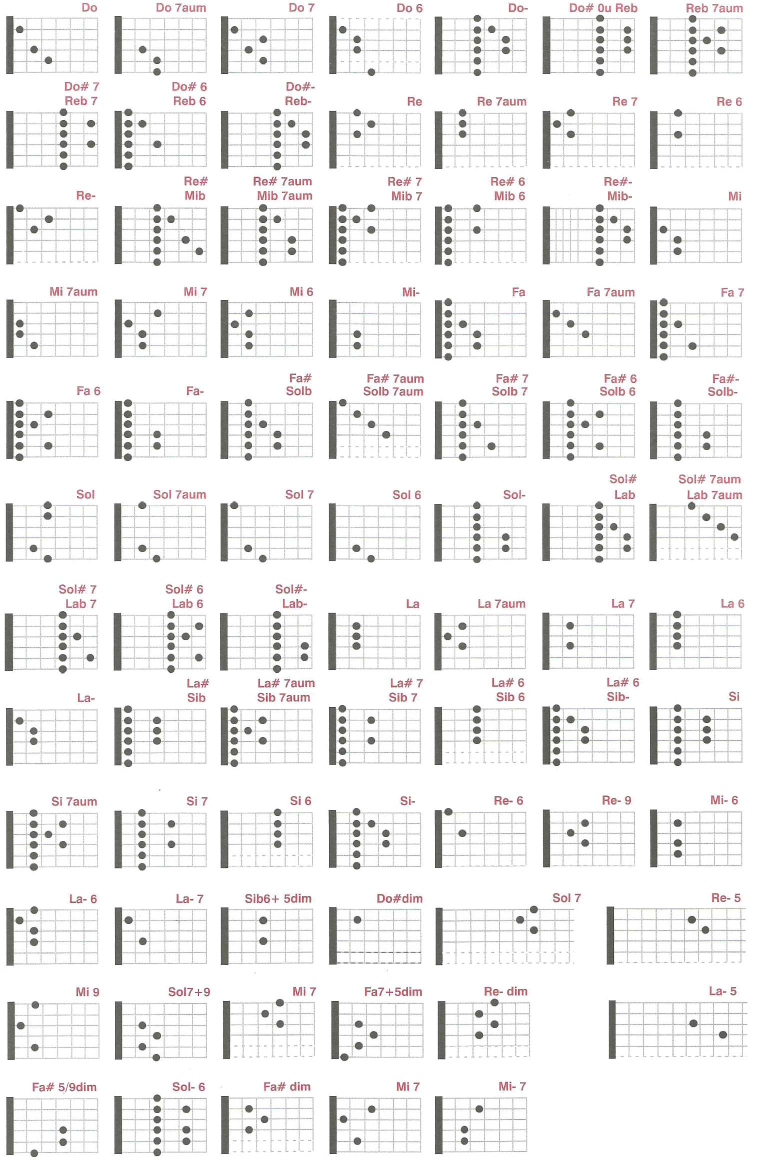
#> input picture assets/img/acordes.jpg, 1514 x 2333 px (shown at 1/2 size)
$ python -i render_portal_review.py   (imports and definitions only)
#> lines starting #> are read from the running program, lines starting #| are printed output that depends on the picture
#> further down, picture is the input picture: PIL image 1514x2333 RGB; mean R, G, B 239.2, 238.4, 238.2
"""Render immutable HTML copies and pair screenshots with original portal sheets."""
import argparse
import base64
import hashlib
from html import escape
import json
from pathlib import Path

from PIL import Image, ImageChops, ImageDraw
from playwright.sync_api import sync_playwright


# [5 lines left out: function inside, not called in this run]


def content(image):
    image = image.convert('RGBA')
    white = Image.new('RGBA', image.size, 'white')
#> white: PIL image 1514x2333 RGBA; every value is 255
    white.alpha_composite(image)
    rgb = white.convert('RGB')
    mask = ImageChops.difference(rgb, Image.new('RGB', rgb.size, 'white')).convert('L')
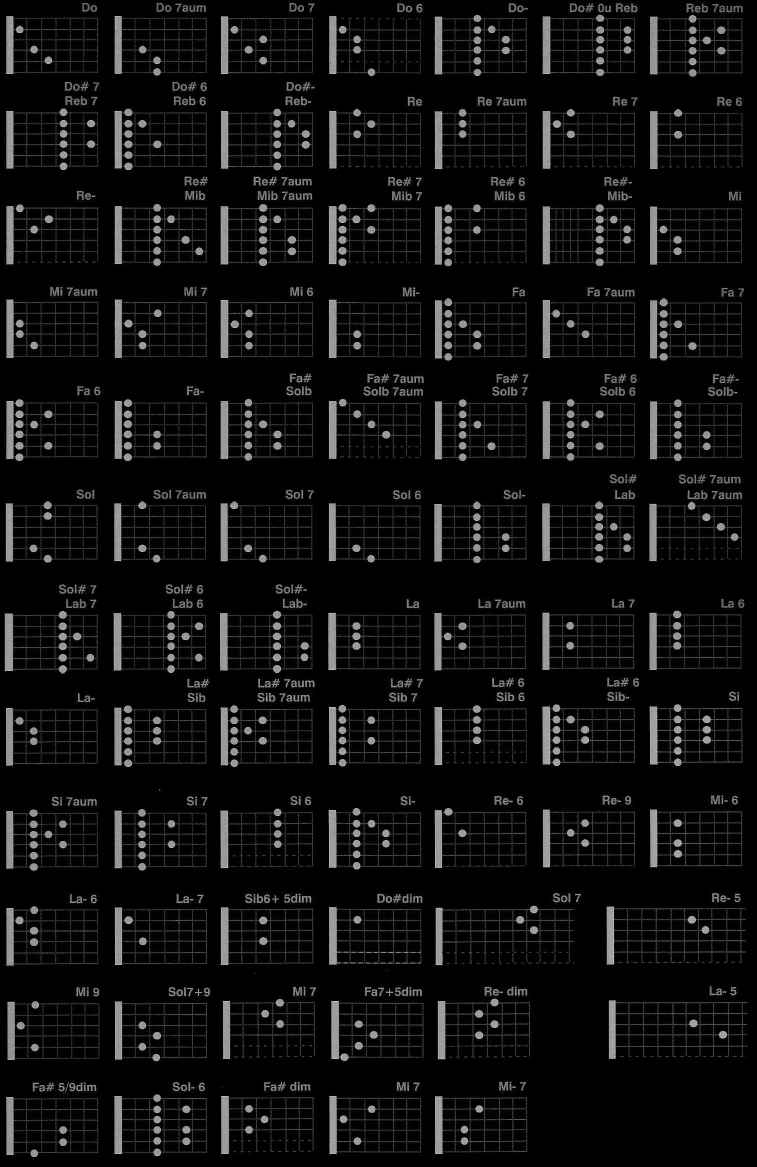
#> mask: PIL image 1514x2333 L (shown at 1/2 size); min 0, max 241, mean 16.4
    bbox = mask.point(lambda value: 255 if value > 25 else 0).getbbox()
#> bbox = (9, 5, 1496, 2314)
    if bbox:
        x1, y1, x2, y2 = bbox
#> x1 = 9; y1 = 5; x2 = 1496; y2 = 2314
        return rgb.crop((max(0, x1-12), max(0, y1-12), min(rgb.width, x2+12), min(rgb.height, y2+12)))
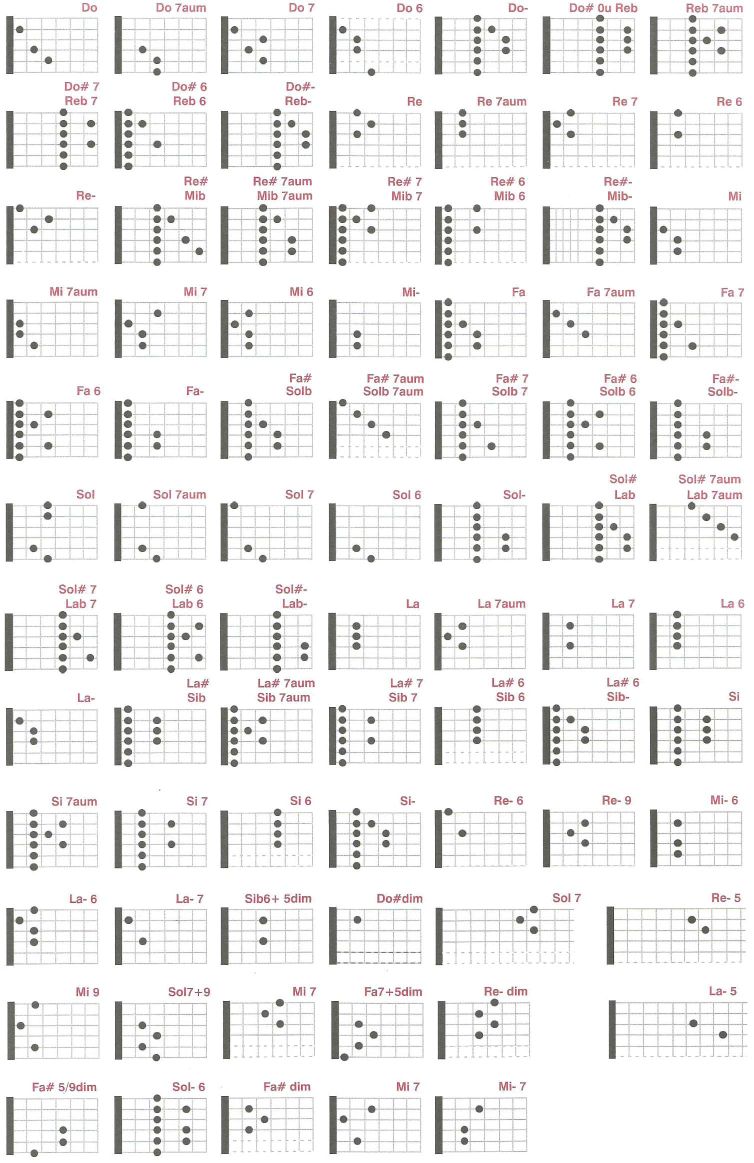
#> returned value: PIL image 1508x2326 RGB (shown at 1/2 size); mean R, G, B 239.1, 238.3, 238.1
    return rgb


# [123 lines left out: functions pair, main, not called in this run]


# [2 lines not run here, left out]

>>> from PIL import Image
>>> picture = Image.open('../assets/img/acordes.jpg')
>>> result = content(picture)
